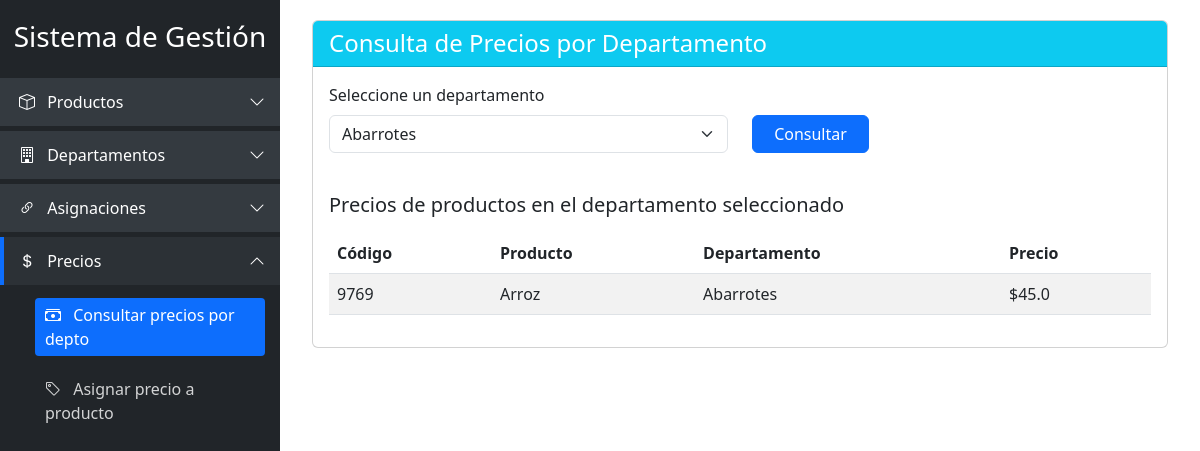
The page /precios/consultar?departamento_id=2 on the database its author committed.
### models.py (models this page shows, shortened)
class Precio(db.Model):
    id = db.Column(db.Integer, primary_key=True)
    producto_id = db.Column(db.Integer, db.ForeignKey('producto.id'), nullable=False)
    valor = db.Column(db.Float, nullable=False)
    fecha_asignacion = db.Column(db.DateTime, default=datetime.now())
    producto = db.relationship('Producto', backref=db.backref('precios', lazy=True))

class Producto(db.Model):
    id = db.Column(db.Integer, primary_key=True)
    codigo = db.Column(db.String(20), unique=True, nullable=False)
    nombre = db.Column(db.String(100), nullable=False)
    proveedor = db.Column(db.String(80))
    fecha_creacion = db.Column(db.DateTime, default=datetime.now())
    activo = db.Column(db.Boolean, default=True)

class Departamento(db.Model):
    id = db.Column(db.Integer, primary_key=True)
    codigo = db.Column(db.String(20), unique=True, nullable=False)
    nombre = db.Column(db.String(100), nullable=False)
    responsable = db.Column(db.String(100), nullable=False)
    fecha_creacion = db.Column(db.DateTime, default=datetime.utcnow)
    activo = db.Column(db.Boolean, default=True)

### app.py (the view)
@app.route('/precios/consultar')
def consultar_precios_productos_depto():
    departamentos = Departamento.query.filter_by(activo=True).all()
    departamento_id = request.args.get('departamento_id', type=int)
    productos_con_precios = []
    if departamento_id:
        asignaciones = ProductoDepartamento.query.filter_by(
            departamento_id=departamento_id,
        ).all()
        for asignacion in asignaciones:
            precio = Precio.query.filter_by(
                producto_id=asignacion.producto_id,
            ).order_by(Precio.fecha_asignacion.desc()).first()
            productos_con_precios.append({
                'producto': asignacion.producto,
                'departamento': Departamento.query.get(asignacion.departamento_id),
                'precio': precio.valor if precio else 'No asignado'
            })
    return render_template('precios/consultar_precios.html',
                          departamentos=departamentos,
                          departamento_actual=departamento_id,
                          productos=productos_con_precios)

### templates/precios/consultar_precios.html (shortened to what this page needs)
{% extends "index.html" %}  {% block content %}
<div class="card">
    <div class="card-header bg-info text-white">
        <h4 class="mb-0">Consulta de Precios por Departamento</h4>
    </div>
    <div class="card-body">
         {% if departamentos %}
        <form method="GET" action="{{ url_for('consultar_precios_productos_depto') }}" class="mb-4">
            <div class="row align-items-end">
                <div class="col-md-6 mb-3">
                    <label for="departamento_id" class="form-label">Seleccione un departamento</label>
                    <select class="form-select" id="departamento_id" name="departamento_id" required>
                        {% for departamento in departamentos %}
                        <option value="{{ departamento.id }}"
                            {% if departamento_actual==departamento.id %}
                                selected
                            {% endif %}>
                            {{ departamento.nombre }}
                        </option>
                        {% endfor %}
                    </select>
                </div>
                <div class="col-md-2 mb-3">
                    <button type="submit" class="btn btn-primary w-100">Consultar</button>
                </div>
            </div>
        </form>
        {% if departamento_actual %} {% if productos %}
        <h5 class="mb-3">Precios de productos en el departamento seleccionado</h5>
        <div class="table-responsive">
            <table class="table table-striped table-hover">
                <thead>
                    <tr>
                        <th>Código</th>
                        <th>Producto</th>
                        <th>Departamento</th>
                        <th>Precio</th>
                    </tr>
                </thead>
                <tbody>
                    {% for item in productos %}
                    <tr>
                        <td>{{ item.producto.codigo }}</td>
                        <td>{{ item.producto.nombre }}</td>
                        <td>
                            {{ item.departamento.nombre }}
                        </td>
                        <td>
                            {% if item.precio != 'No asignado' %} ${{ item.precio }} {% else %}
                            <span class="text-danger">{{ item.precio }}</span>
                            {% endif %}
                        </td>
                    </tr>
                    {% endfor %}
                </tbody>
            </table>
        </div>
        {% else %}
        <div class="alert alert-info">
            No hay productos asignados al departamento seleccionado.
        </div>
        {% endif %} {% endif %} {% else %}
        <div class="alert alert-warning">
            No hay departamentos registrados en el sistema.
        </div>
        <a href="{{ url_for('alta_departamento') }}" class="btn btn-primary">Agregar Departamento</a>
        {% endif %}
    </div>
</div>
{% endblock %}

### static/styles.css (style rules this page uses)
body { min-height: 100vh; overflow-x: hidden; }

### rows shown on the page
Precio: producto.codigo "9769", producto.nombre "Arroz", departamento.nombre "Abarrotes", precio "45.0"

### other values the page prints
form field departamento_id "Abarrotes"
